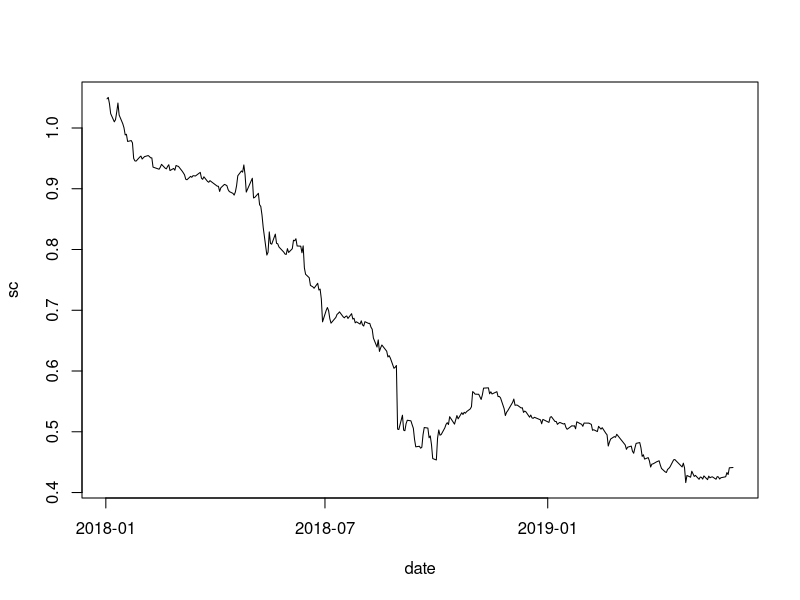
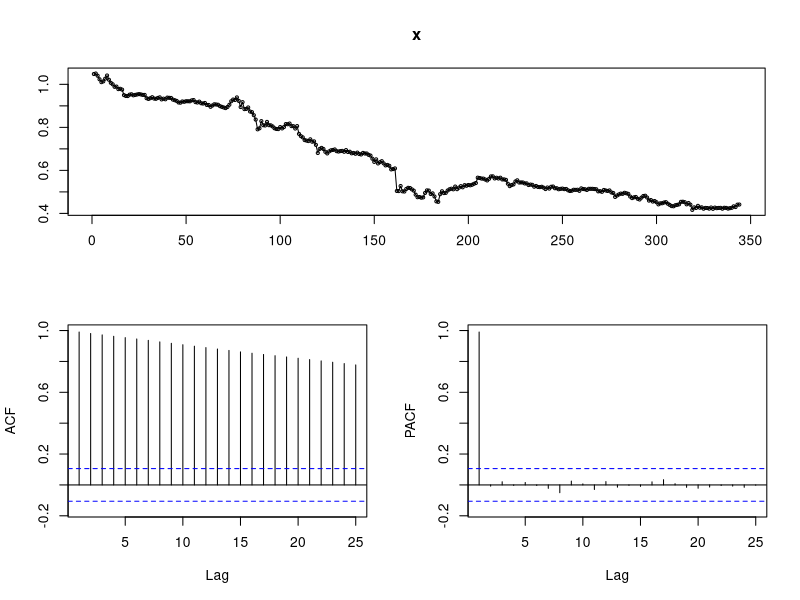
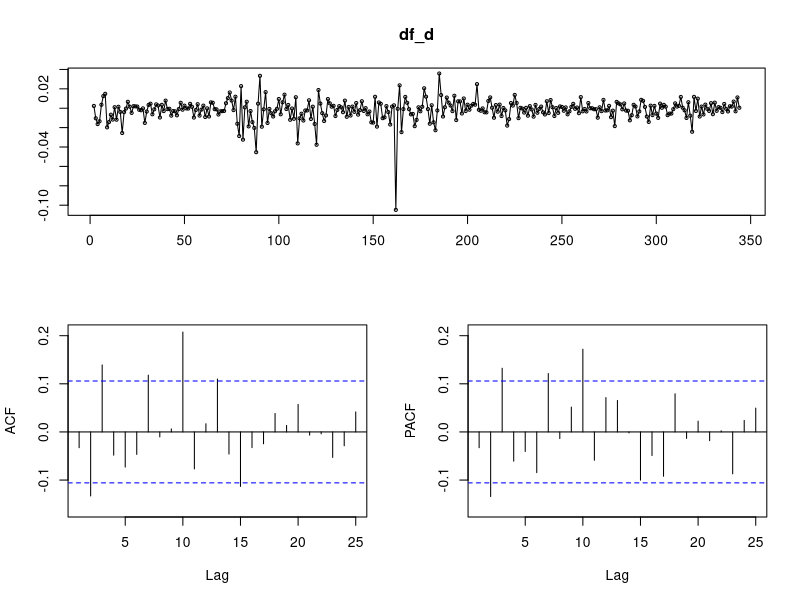
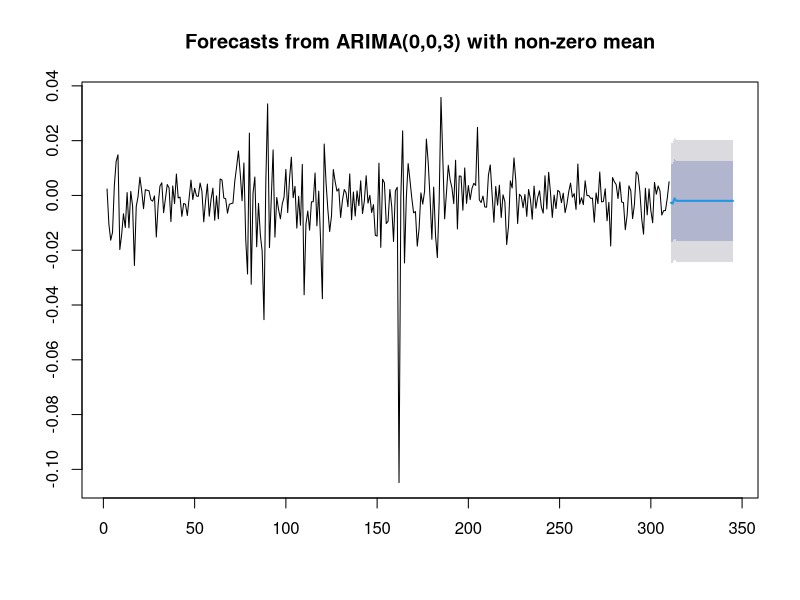
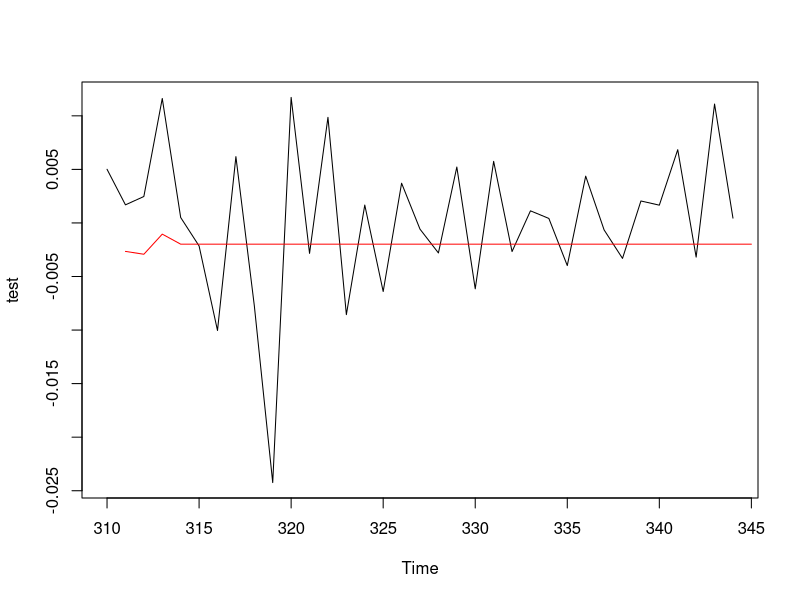
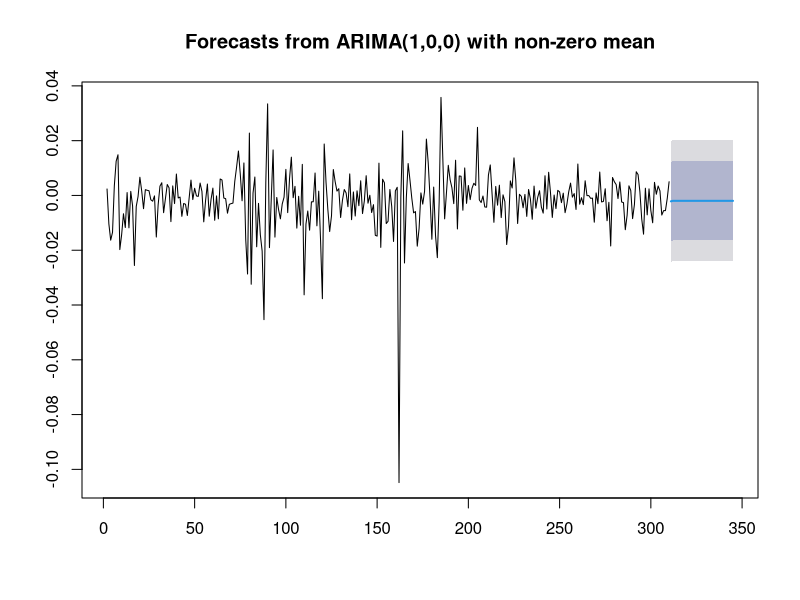
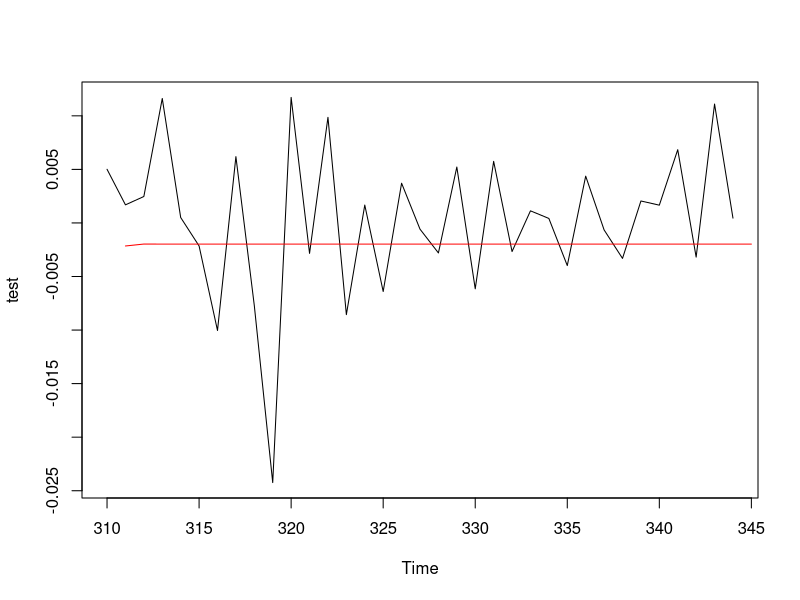
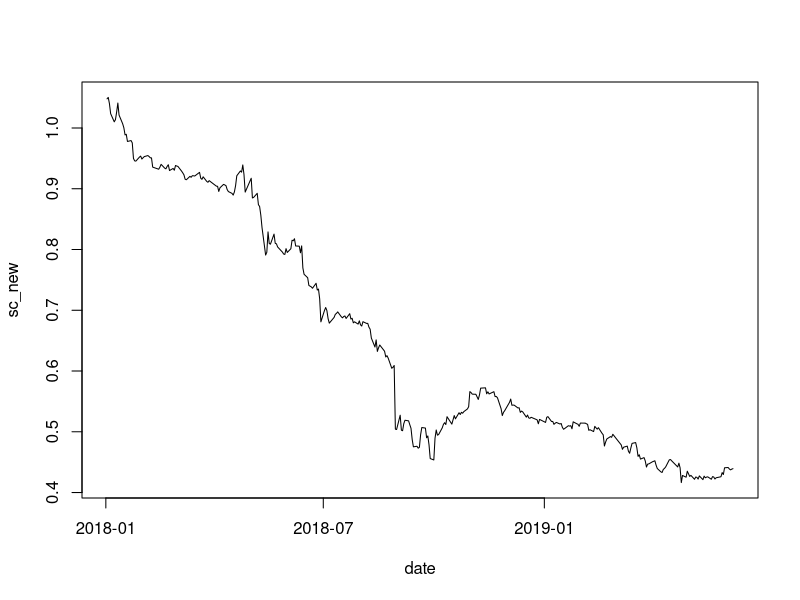

Recreate these plots in R, in order.
## ---- chunk 1
knitr::opts_chunk$set(echo = TRUE)
## ---- chunk 2

library(dplyr)
library(tidyr)
library(readxl)
library(forecast)
library(tseries)
## ---- chunk 3
df <- read.csv("arsmxn_d.csv")
head(df)
## ---- chunk 4
frequency(df)
## ---- chunk 5
sc = ts(df$Otwarcie, frequency = 1)
date = as.Date(df$Data, format='%Y-%m-%d')
## ---- chunk 6
plot(date,sc, type = "l")
## ---- chunk 7
x<-ts(df$Otwarcie, frequency = 1)
tsdisplay(x)
## ---- chunk 8
adf=adf.test(sc)
adf
## ---- chunk 9
df_d=diff(sc)
adf.test(df_d)
## ---- chunk 10
tsdisplay(df_d)
## ---- chunk 11
test=window(df_d,start=310)
train=window(df_d,end =310)
## ---- chunk 12
model_arima=auto.arima(train)
summary(model_arima)

## ---- chunk 13
predArima=forecast(model_arima, h=length(test))
plot(predArima)
## ---- chunk 14
plot(test, type="l")
lines(predArima$mean,col="red")
## ---- chunk 15
model_ar1=arima(train, c(1,0,0))
summary(model_ar1)
## ---- chunk 16
predar1=forecast(model_ar1,h=length(test))
plot(predar1)
## ---- chunk 17
plot(test, type="l")
lines(predar1$mean,col="red")
## ---- chunk 18
blad1=mean((predArima$mean-test)^2)
blad2=mean((predar1$mean-test)^2)

## ---- chunk 19
blad1
blad2
## ---- chunk 20
df_new <- read.csv("arsmxn_d_new.csv")
head(df_new)
## ---- chunk 21
frequency(df_new)
## ---- chunk 22
sc_new = ts(df_new$Otwarcie, frequency = 1)
date = as.Date(df_new$Data, format='%Y-%m-%d')
## ---- chunk 23
plot(date,sc_new, type = "l")
## ---- chunk 24
x<-ts(df_new$Otwarcie, frequency = 1)
tsdisplay(x)
## ---- chunk 25
adf_new=adf.test(sc_new)
adf_new
## ---- chunk 26
df_d_new=diff(sc_new)
adf.test(df_d_new)
## ---- chunk 27
tsdisplay(df_d_new)
## ---- chunk 28
train_new=window(df_d_new,end =345)
test_new=window(df_d_new,start=345)
## ---- chunk 29
model_arima_new=auto.arima(train_new)
summary(model_arima_new)

## ---- chunk 30
predArima_new=forecast(model_arima_new, h=length(test_new))
plot(predArima_new)
## ---- chunk 31
predArima_new
## ---- chunk 32
plot(test_new, type="l")
lines(predArima_new$mean,col="red")
## ---- chunk 33
sc_new[345]
## ---- chunk 34
cena_07.06<-0.43924
cena_04.06<-0.43871
predykcja<-sc_new[345]
## ---- chunk 35
zysk<-predykcja-cena_04.06
zysk1<-cena_07.06-cena_04.06
zysk
zysk1
